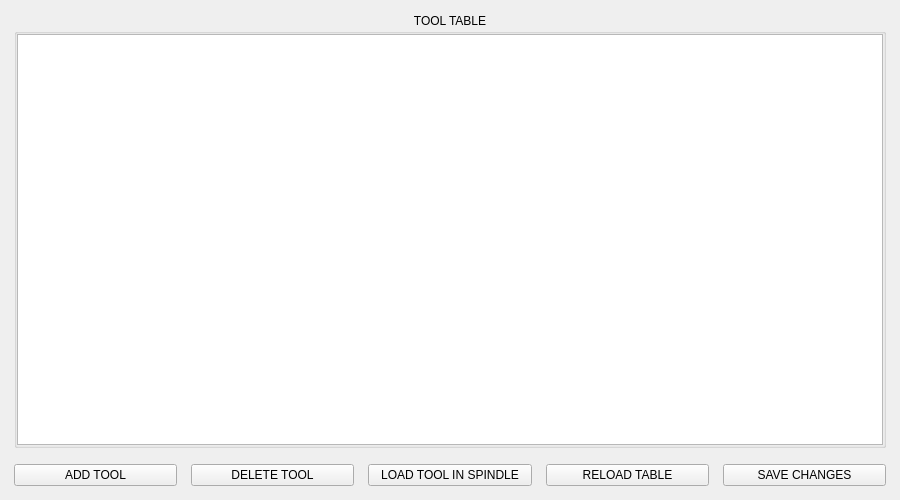
<?xml version="1.0" encoding="UTF-8"?>
<ui version="4.0">
 <class>Form</class>
 <widget class="MkTransparentWidget" name="Form">
  <property name="geometry">
   <rect>
    <x>0</x>
    <y>0</y>
    <width>900</width>
    <height>500</height>
   </rect>
  </property>
  <property name="sizePolicy">
   <sizepolicy hsizetype="Fixed" vsizetype="Fixed">
    <horstretch>0</horstretch>
    <verstretch>0</verstretch>
   </sizepolicy>
  </property>
  <property name="minimumSize">
   <size>
    <width>900</width>
    <height>500</height>
   </size>
  </property>
  <property name="maximumSize">
   <size>
    <width>900</width>
    <height>500</height>
   </size>
  </property>
  <property name="windowTitle">
   <string>Form</string>
  </property>
  <layout class="QVBoxLayout" name="verticalLayout">
   <property name="spacing">
    <number>6</number>
   </property>
   <property name="leftMargin">
    <number>14</number>
   </property>
   <property name="topMargin">
    <number>14</number>
   </property>
   <property name="rightMargin">
    <number>14</number>
   </property>
   <property name="bottomMargin">
    <number>14</number>
   </property>
   <item>
    <widget class="MkGroupBox" name="groupbox_6">
     <property name="styleSheet">
      <string notr="true">::title {min-width: 872px;}</string>
     </property>
     <property name="title">
      <string>TOOL TABLE</string>
     </property>
     <layout class="QVBoxLayout" name="verticalLayout_12">
      <property name="spacing">
       <number>0</number>
      </property>
      <property name="leftMargin">
       <number>0</number>
      </property>
      <property name="topMargin">
       <number>0</number>
      </property>
      <property name="rightMargin">
       <number>0</number>
      </property>
      <property name="bottomMargin">
       <number>0</number>
      </property>
      <item>
       <widget class="ToolTable" name="tooltable">
        <property name="verticalScrollMode">
         <enum>QAbstractItemView::ScrollPerPixel</enum>
        </property>
        <property name="horizontalScrollMode">
         <enum>QAbstractItemView::ScrollPerPixel</enum>
        </property>
       </widget>
      </item>
     </layout>
    </widget>
   </item>
   <item>
    <layout class="QHBoxLayout" name="horizontalLayout">
     <property name="spacing">
      <number>14</number>
     </property>
     <property name="topMargin">
      <number>10</number>
     </property>
     <item>
      <widget class="QPushButton" name="pushButton_2">
       <property name="text">
        <string>ADD TOOL</string>
       </property>
      </widget>
     </item>
     <item>
      <widget class="QPushButton" name="pushButton">
       <property name="text">
        <string>DELETE TOOL</string>
       </property>
      </widget>
     </item>
     <item>
      <widget class="QPushButton" name="pushButton_3">
       <property name="text">
        <string>LOAD TOOL IN SPINDLE</string>
       </property>
      </widget>
     </item>
     <item>
      <widget class="QPushButton" name="pushButton_5">
       <property name="text">
        <string>RELOAD TABLE</string>
       </property>
      </widget>
     </item>
     <item>
      <widget class="QPushButton" name="pushButton_4">
       <property name="text">
        <string>SAVE CHANGES</string>
       </property>
      </widget>
     </item>
    </layout>
   </item>
  </layout>
 </widget>
 <customwidgets>
  <customwidget>
   <class>MkTransparentWidget</class>
   <extends>QWidget</extends>
   <header>monokrom.common.widgets.transparent_widget</header>
   <container>1</container>
  </customwidget>
  <customwidget>
   <class>MkGroupBox</class>
   <extends>QGroupBox</extends>
   <header>monokrom.common.widgets.group_box</header>
   <container>1</container>
  </customwidget>
  <customwidget>
   <class>ToolTable</class>
   <extends>QTableView</extends>
   <header>qtpyvcp.widgets.input_widgets.tool_table</header>
  </customwidget>
 </customwidgets>
 <resources/>
 <connections>
  <connection>
   <sender>pushButton_2</sender>
   <signal>clicked()</signal>
   <receiver>tooltable</receiver>
   <slot>addTool()</slot>
   <hints>
    <hint type="sourcelabel">
     <x>157</x>
     <y>475</y>
    </hint>
    <hint type="destinationlabel">
     <x>163</x>
     <y>328</y>
    </hint>
   </hints>
  </connection>
  <connection>
   <sender>pushButton</sender>
   <signal>clicked()</signal>
   <receiver>tooltable</receiver>
   <slot>deleteSelectedTool()</slot>
   <hints>
    <hint type="sourcelabel">
     <x>321</x>
     <y>464</y>
    </hint>
    <hint type="destinationlabel">
     <x>312</x>
     <y>358</y>
    </hint>
   </hints>
  </connection>
  <connection>
   <sender>pushButton_3</sender>
   <signal>clicked()</signal>
   <receiver>tooltable</receiver>
   <slot>loadSelectedTool()</slot>
   <hints>
    <hint type="sourcelabel">
     <x>447</x>
     <y>465</y>
    </hint>
    <hint type="destinationlabel">
     <x>540</x>
     <y>360</y>
    </hint>
   </hints>
  </connection>
  <connection>
   <sender>pushButton_5</sender>
   <signal>clicked()</signal>
   <receiver>tooltable</receiver>
   <slot>loadToolTable()</slot>
   <hints>
    <hint type="sourcelabel">
     <x>616</x>
     <y>474</y>
    </hint>
    <hint type="destinationlabel">
     <x>627</x>
     <y>380</y>
    </hint>
   </hints>
  </connection>
  <connection>
   <sender>pushButton_4</sender>
   <signal>clicked()</signal>
   <receiver>tooltable</receiver>
   <slot>saveToolTable()</slot>
   <hints>
    <hint type="sourcelabel">
     <x>797</x>
     <y>467</y>
    </hint>
    <hint type="destinationlabel">
     <x>804</x>
     <y>342</y>
    </hint>
   </hints>
  </connection>
 </connections>
</ui>
